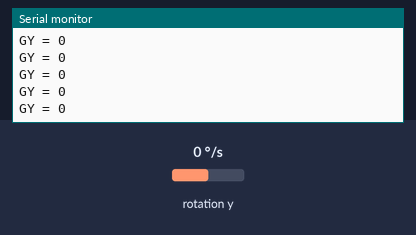
Simulated run of this sketch. Board: Arduino Uno, built with avr-gcc and run on an emulated ATmega328P. On the bench: the last lines printed to the serial monitor. Wiring (inferred from the names in the program): MPU-6050 motion sensor at I2C address 0x68. Inputs (shaded band) come from the test bench; at power-on: rotation y 0 °/s.

Above: at 1.2 s.
1.3 s: rotation y set to -192 °/s
At 2.0 s:
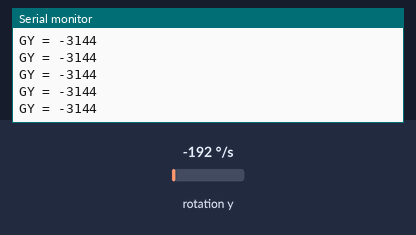
2.8 s: rotation y set to -100 °/s
At 3.6 s:
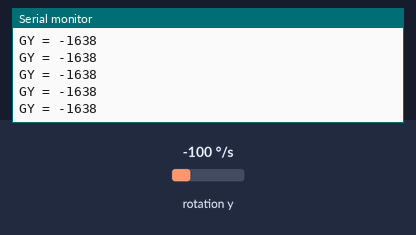
5.8 s: rotation y set to 0 °/s
At 6.8 s:
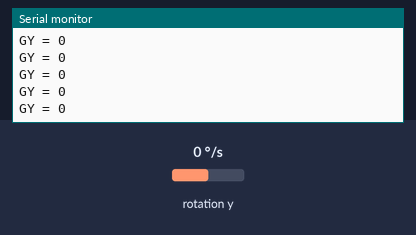
Timing chart, 0 to 8.8 s (numbered marks = the images above; inputs shaded):
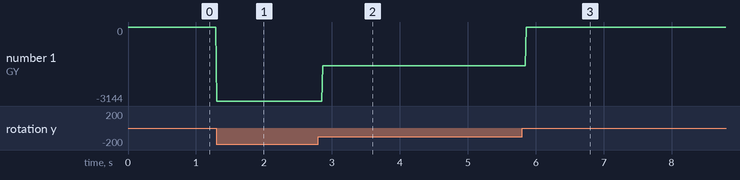

Measured:
- after the input at 1.3 s, the serial monitor: prints a new line at once (image 1)
- after the input at 2.8 s, the serial monitor: prints a new line after 0.07 s (image 2)
- after the input at 5.8 s, the serial monitor: prints a new line after 0.06 s (image 3)
- plotted number 1: 0 → -3144 after the input at 1.3 s, -3144 → -1638 after the input at 2.8 s, -1638 → 0 after the input at 5.8 s

The sketch:

lectura_sensor.ino
```cpp
#include <Wire.h>
//Direccion I2C de la MPU
#define MPU 0x68
#define GYRO_CONFIG 0x1B //direccion registro de configuracion del giroscopio
//MPU-6050 da los valores en enteros de 16 bits
//valores en bruto
int16_t GY;

void setup() {
   Wire.begin();
   Wire.beginTransmission(MPU);
   Wire.write(0x6B);
   Wire.write(0);
   Wire.endTransmission(true);
   Wire.begin();
   Wire.beginTransmission(MPU);
   Wire.write(GYRO_CONFIG); //configuracion del rango de las salidas del giroscopio
   Wire.write(3<<3);
   Wire.endTransmission(true);
   Serial.begin(9600);
}

void loop() {
  Wire.beginTransmission(MPU);
  Wire.write(0x45); //pedimos el registro 0x45-corresponde al giroscopio en Y
  Wire.endTransmission(false);
  Wire.requestFrom(MPU,2,true);//apartir  del registro 0x45, pedimos el resto de registros
  GY=Wire.read()<<8|Wire.read();
  Serial.print("GY = ");
  Serial.println(GY);

  delay(10);
}
```
